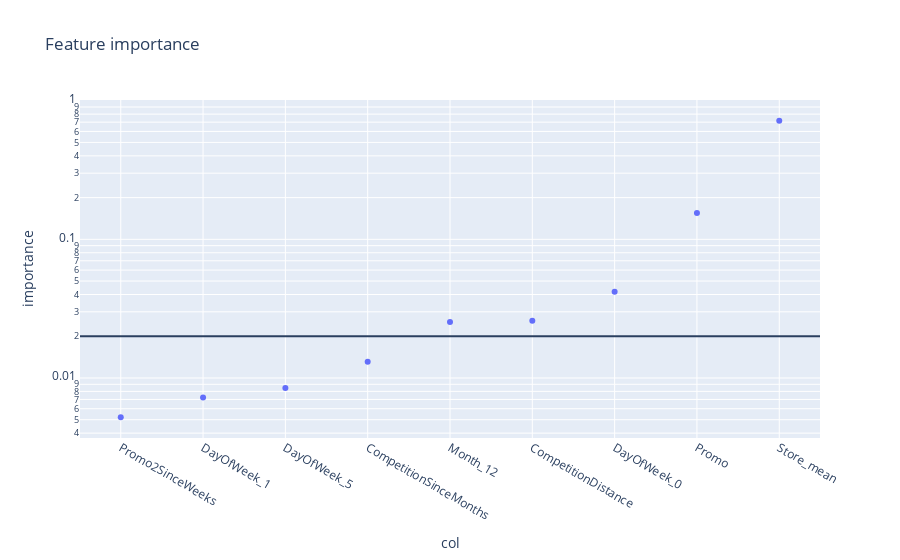

Source (notebook cell):
### Code cell
#plt.barh(X_train.columns, forest_reg.feature_importances_)
df = pd.DataFrame({
    "col": X_train.columns,
    "importance" : forest_reg.feature_importances_,   
})
# Plotly Express is now a sublibrary of Plotly:
import plotly.express as px
fig = px.scatter(
    data_frame=df.sort_values(by='importance'),
    x='col',
    y='importance',
    title='Feature importance',
    log_y = True
)
fig.add_hline(y=0.02)
fig.show()

### Figure 1 — Plotly figure (JSON) as saved in the notebook; plotly's stock layout.template omitted (floating-point values rounded to 4 significant figures)
{"data": [{"hovertemplate": "col=%{x}<br>importance=%{y}<extra></extra>", "legendgroup": "", "marker": {"color": "#636efa", "symbol": "circle"}, "mode": "markers", "name": "", "orientation": "v", "showlegend": false, "type": "scatter", "x": ["Promo2SinceWeeks", "DayOfWeek_1", "DayOfWeek_5", "CompetitionSinceMonths", "Month_12", "CompetitionDistance", "DayOfWeek_0", "Promo", "Store_mean"], "xaxis": "x", "y": [0.005199, 0.007217, 0.008482, 0.01311, 0.02535, 0.02584, 0.04192, 0.155, 0.7179], "yaxis": "y"}], "layout": {"legend": {"tracegroupgap": 0}, "shapes": [{"type": "line", "x0": 0, "x1": 1, "xref": "x domain", "y0": 0.02, "y1": 0.02, "yref": "y"}], "title": {"text": "Feature importance"}, "xaxis": {"anchor": "y", "domain": [0, 1], "title": {"text": "col"}}, "yaxis": {"anchor": "x", "domain": [0, 1], "title": {"text": "importance"}, "type": "log"}}}
